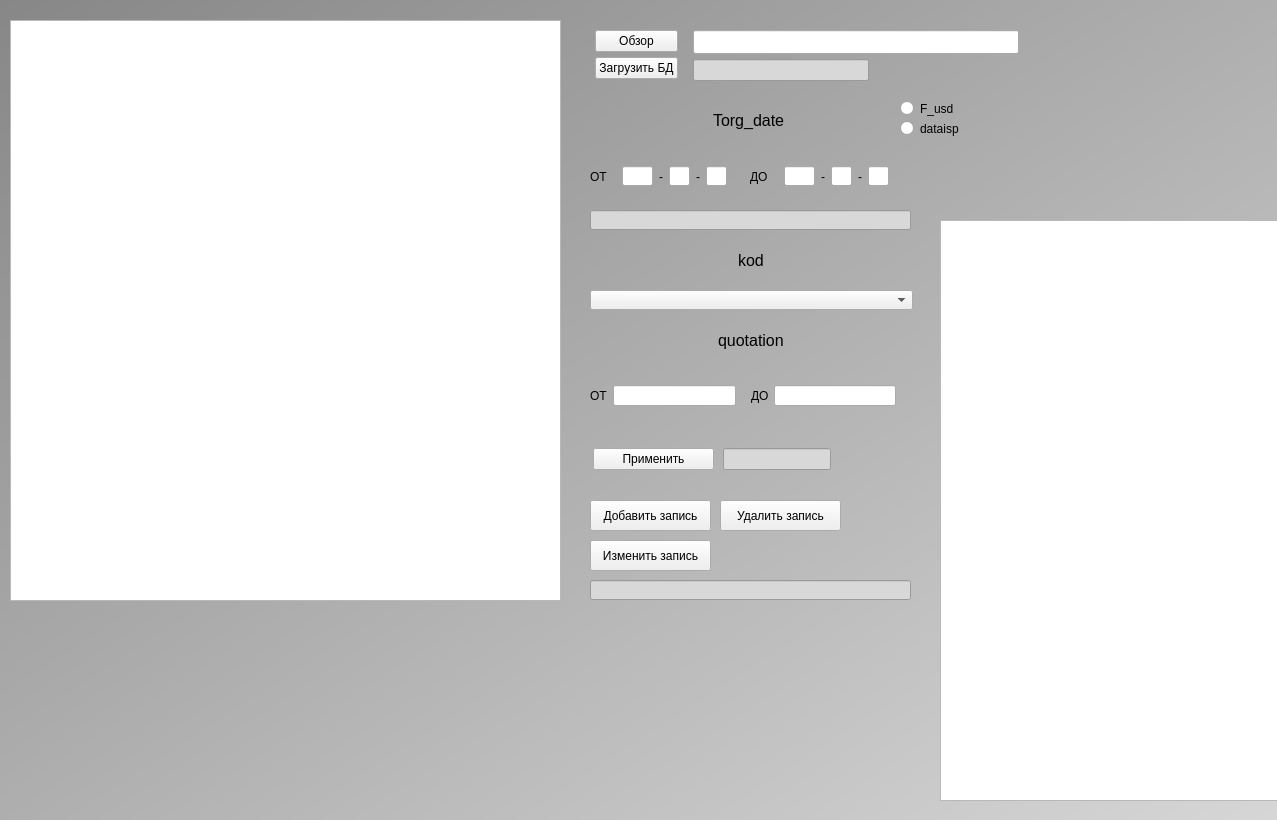
<?xml version="1.0" encoding="UTF-8"?>
<ui version="4.0">
 <class>MainWindow</class>
 <widget class="QMainWindow" name="MainWindow">
  <property name="enabled">
   <bool>true</bool>
  </property>
  <property name="geometry">
   <rect>
    <x>0</x>
    <y>0</y>
    <width>1277</width>
    <height>820</height>
   </rect>
  </property>
  <property name="sizePolicy">
   <sizepolicy hsizetype="Minimum" vsizetype="Minimum">
    <horstretch>255</horstretch>
    <verstretch>255</verstretch>
   </sizepolicy>
  </property>
  <property name="maximumSize">
   <size>
    <width>16777215</width>
    <height>16777215</height>
   </size>
  </property>
  <property name="windowTitle">
   <string>MainWindow</string>
  </property>
  <property name="styleSheet">
   <string notr="true">#centralwidget
{
background-color: qlineargradient(spread:pad, x1:0, y1:0, x2:1, y2:0.989, stop:0 rgba(135, 135, 135, 255), stop:1 rgba(214, 214, 214, 255));}</string>
  </property>
  <widget class="QWidget" name="centralwidget">
   <widget class="QTableView" name="tableDB1">
    <property name="geometry">
     <rect>
      <x>940</x>
      <y>220</y>
      <width>541</width>
      <height>581</height>
     </rect>
    </property>
    <property name="sizePolicy">
     <sizepolicy hsizetype="Minimum" vsizetype="Minimum">
      <horstretch>0</horstretch>
      <verstretch>0</verstretch>
     </sizepolicy>
    </property>
   </widget>
   <widget class="QWidget" name="layoutWidget">
    <property name="geometry">
     <rect>
      <x>590</x>
      <y>20</y>
      <width>439</width>
      <height>71</height>
     </rect>
    </property>
    <layout class="QHBoxLayout" name="horizontalLayout_4">
     <property name="spacing">
      <number>5</number>
     </property>
     <property name="leftMargin">
      <number>5</number>
     </property>
     <property name="topMargin">
      <number>5</number>
     </property>
     <property name="rightMargin">
      <number>5</number>
     </property>
     <property name="bottomMargin">
      <number>5</number>
     </property>
     <item>
      <layout class="QVBoxLayout" name="verticalLayout_2">
       <property name="spacing">
        <number>5</number>
       </property>
       <property name="sizeConstraint">
        <enum>QLayout::SetMaximumSize</enum>
       </property>
       <property name="topMargin">
        <number>5</number>
       </property>
       <property name="rightMargin">
        <number>5</number>
       </property>
       <property name="bottomMargin">
        <number>5</number>
       </property>
       <item>
        <widget class="QPushButton" name="BrowBut">
         <property name="text">
          <string>Обзор</string>
         </property>
        </widget>
       </item>
       <item>
        <widget class="QPushButton" name="loadButDB">
         <property name="text">
          <string>Загрузить БД</string>
         </property>
        </widget>
       </item>
      </layout>
     </item>
     <item>
      <layout class="QVBoxLayout" name="verticalLayout_5">
       <property name="spacing">
        <number>5</number>
       </property>
       <property name="leftMargin">
        <number>5</number>
       </property>
       <property name="topMargin">
        <number>5</number>
       </property>
       <property name="rightMargin">
        <number>5</number>
       </property>
       <property name="bottomMargin">
        <number>5</number>
       </property>
       <item>
        <widget class="QLineEdit" name="BrowLine">
         <property name="sizePolicy">
          <sizepolicy hsizetype="Minimum" vsizetype="Minimum">
           <horstretch>0</horstretch>
           <verstretch>0</verstretch>
          </sizepolicy>
         </property>
        </widget>
       </item>
       <item>
        <layout class="QHBoxLayout" name="horizontalLayout_2">
         <item>
          <widget class="QLineEdit" name="loadButDB_1">
           <property name="enabled">
            <bool>true</bool>
           </property>
           <property name="styleSheet">
            <string notr="true">background-color: rgb(216, 216, 216);</string>
           </property>
           <property name="readOnly">
            <bool>true</bool>
           </property>
          </widget>
         </item>
         <item>
          <spacer name="horizontalSpacer_5">
           <property name="orientation">
            <enum>Qt::Horizontal</enum>
           </property>
           <property name="sizeType">
            <enum>QSizePolicy::Fixed</enum>
           </property>
           <property name="sizeHint" stdset="0">
            <size>
             <width>150</width>
             <height>20</height>
            </size>
           </property>
          </spacer>
         </item>
        </layout>
       </item>
      </layout>
     </item>
    </layout>
   </widget>
   <widget class="QWidget" name="layoutWidget">
    <property name="geometry">
     <rect>
      <x>590</x>
      <y>430</y>
      <width>244</width>
      <height>58</height>
     </rect>
    </property>
    <layout class="QGridLayout" name="gridLayout" rowstretch="0" columnstretch="0,0">
     <property name="leftMargin">
      <number>3</number>
     </property>
     <property name="topMargin">
      <number>3</number>
     </property>
     <property name="rightMargin">
      <number>3</number>
     </property>
     <property name="bottomMargin">
      <number>3</number>
     </property>
     <property name="spacing">
      <number>9</number>
     </property>
     <item row="0" column="0">
      <widget class="QPushButton" name="filterBut">
       <property name="styleSheet">
        <string notr="true"/>
       </property>
       <property name="text">
        <string>Применить</string>
       </property>
      </widget>
     </item>
     <item row="0" column="1">
      <widget class="QLineEdit" name="OutButTable_2">
       <property name="sizePolicy">
        <sizepolicy hsizetype="Fixed" vsizetype="Fixed">
         <horstretch>0</horstretch>
         <verstretch>0</verstretch>
        </sizepolicy>
       </property>
       <property name="styleSheet">
        <string notr="true">background-color: rgb(216, 216, 216);</string>
       </property>
       <property name="readOnly">
        <bool>true</bool>
       </property>
      </widget>
     </item>
    </layout>
   </widget>
   <widget class="QLineEdit" name="Error">
    <property name="geometry">
     <rect>
      <x>590</x>
      <y>210</y>
      <width>321</width>
      <height>20</height>
     </rect>
    </property>
    <property name="sizePolicy">
     <sizepolicy hsizetype="Fixed" vsizetype="Fixed">
      <horstretch>0</horstretch>
      <verstretch>0</verstretch>
     </sizepolicy>
    </property>
    <property name="styleSheet">
     <string notr="true">background-color: rgb(216, 216, 216);</string>
    </property>
    <property name="readOnly">
     <bool>true</bool>
    </property>
   </widget>
   <widget class="QPushButton" name="AddBut">
    <property name="geometry">
     <rect>
      <x>590</x>
      <y>500</y>
      <width>121</width>
      <height>31</height>
     </rect>
    </property>
    <property name="text">
     <string>Добавить запись</string>
    </property>
   </widget>
   <widget class="QPushButton" name="ChangBut">
    <property name="geometry">
     <rect>
      <x>590</x>
      <y>540</y>
      <width>121</width>
      <height>31</height>
     </rect>
    </property>
    <property name="text">
     <string>Изменить запись</string>
    </property>
   </widget>
   <widget class="QWidget" name="layoutWidget">
    <property name="geometry">
     <rect>
      <x>590</x>
      <y>100</y>
      <width>317</width>
      <height>41</height>
     </rect>
    </property>
    <layout class="QHBoxLayout" name="horizontalLayout_11">
     <property name="leftMargin">
      <number>2</number>
     </property>
     <property name="topMargin">
      <number>2</number>
     </property>
     <property name="rightMargin">
      <number>2</number>
     </property>
     <property name="bottomMargin">
      <number>2</number>
     </property>
     <item>
      <spacer name="horizontalSpacer">
       <property name="orientation">
        <enum>Qt::Horizontal</enum>
       </property>
       <property name="sizeHint" stdset="0">
        <size>
         <width>40</width>
         <height>20</height>
        </size>
       </property>
      </spacer>
     </item>
     <item>
      <widget class="QLabel" name="label_3">
       <property name="font">
        <font>
         <pointsize>12</pointsize>
        </font>
       </property>
       <property name="text">
        <string>Torg_date</string>
       </property>
      </widget>
     </item>
     <item>
      <spacer name="horizontalSpacer_2">
       <property name="orientation">
        <enum>Qt::Horizontal</enum>
       </property>
       <property name="sizeHint" stdset="0">
        <size>
         <width>40</width>
         <height>20</height>
        </size>
       </property>
      </spacer>
     </item>
    </layout>
   </widget>
   <widget class="QWidget" name="layoutWidget">
    <property name="geometry">
     <rect>
      <x>750</x>
      <y>150</y>
      <width>154</width>
      <height>53</height>
     </rect>
    </property>
    <layout class="QHBoxLayout" name="horizontalLayout_3">
     <property name="leftMargin">
      <number>0</number>
     </property>
     <property name="topMargin">
      <number>10</number>
     </property>
     <property name="rightMargin">
      <number>10</number>
     </property>
     <property name="bottomMargin">
      <number>10</number>
     </property>
     <item>
      <widget class="QLabel" name="label_6">
       <property name="text">
        <string>ДО</string>
       </property>
      </widget>
     </item>
     <item>
      <layout class="QHBoxLayout" name="horizontalLayout_5">
       <property name="leftMargin">
        <number>5</number>
       </property>
       <property name="topMargin">
        <number>5</number>
       </property>
       <property name="rightMargin">
        <number>5</number>
       </property>
       <property name="bottomMargin">
        <number>5</number>
       </property>
       <item>
        <widget class="QLineEdit" name="filterDate2_age">
         <property name="sizePolicy">
          <sizepolicy hsizetype="Preferred" vsizetype="Fixed">
           <horstretch>0</horstretch>
           <verstretch>0</verstretch>
          </sizepolicy>
         </property>
         <property name="maximumSize">
          <size>
           <width>31</width>
           <height>20</height>
          </size>
         </property>
         <property name="text">
          <string/>
         </property>
         <property name="maxLength">
          <number>4</number>
         </property>
        </widget>
       </item>
       <item>
        <widget class="QLabel" name="label_2">
         <property name="styleSheet">
          <string notr="true">font: 14pt &quot;MS Shell Dlg 2&quot;;</string>
         </property>
         <property name="text">
          <string>-</string>
         </property>
        </widget>
       </item>
       <item>
        <widget class="QLineEdit" name="filterDate2_month">
         <property name="sizePolicy">
          <sizepolicy hsizetype="Fixed" vsizetype="Fixed">
           <horstretch>0</horstretch>
           <verstretch>0</verstretch>
          </sizepolicy>
         </property>
         <property name="maximumSize">
          <size>
           <width>21</width>
           <height>20</height>
          </size>
         </property>
         <property name="text">
          <string/>
         </property>
         <property name="maxLength">
          <number>2</number>
         </property>
        </widget>
       </item>
       <item>
        <widget class="QLabel" name="label_4">
         <property name="styleSheet">
          <string notr="true">font: 14pt &quot;MS Shell Dlg 2&quot;;</string>
         </property>
         <property name="text">
          <string>-</string>
         </property>
        </widget>
       </item>
       <item>
        <widget class="QLineEdit" name="filterDate2_day">
         <property name="sizePolicy">
          <sizepolicy hsizetype="Fixed" vsizetype="Fixed">
           <horstretch>0</horstretch>
           <verstretch>0</verstretch>
          </sizepolicy>
         </property>
         <property name="maximumSize">
          <size>
           <width>21</width>
           <height>20</height>
          </size>
         </property>
         <property name="text">
          <string/>
         </property>
         <property name="maxLength">
          <number>2</number>
         </property>
        </widget>
       </item>
      </layout>
     </item>
    </layout>
   </widget>
   <widget class="QWidget" name="layoutWidget">
    <property name="geometry">
     <rect>
      <x>590</x>
      <y>150</y>
      <width>152</width>
      <height>53</height>
     </rect>
    </property>
    <layout class="QHBoxLayout" name="horizontalLayout">
     <property name="leftMargin">
      <number>0</number>
     </property>
     <property name="topMargin">
      <number>10</number>
     </property>
     <property name="rightMargin">
      <number>10</number>
     </property>
     <property name="bottomMargin">
      <number>10</number>
     </property>
     <item>
      <widget class="QLabel" name="label">
       <property name="text">
        <string>ОТ</string>
       </property>
      </widget>
     </item>
     <item>
      <layout class="QHBoxLayout" name="horizontalLayout_6">
       <property name="leftMargin">
        <number>5</number>
       </property>
       <property name="topMargin">
        <number>5</number>
       </property>
       <property name="rightMargin">
        <number>5</number>
       </property>
       <property name="bottomMargin">
        <number>5</number>
       </property>
       <item>
        <widget class="QLineEdit" name="filterDate1_age">
         <property name="sizePolicy">
          <sizepolicy hsizetype="Preferred" vsizetype="Fixed">
           <horstretch>0</horstretch>
           <verstretch>0</verstretch>
          </sizepolicy>
         </property>
         <property name="maximumSize">
          <size>
           <width>31</width>
           <height>20</height>
          </size>
         </property>
         <property name="text">
          <string/>
         </property>
         <property name="maxLength">
          <number>4</number>
         </property>
        </widget>
       </item>
       <item>
        <widget class="QLabel" name="label_5">
         <property name="styleSheet">
          <string notr="true">font: 14pt &quot;MS Shell Dlg 2&quot;;</string>
         </property>
         <property name="text">
          <string>-</string>
         </property>
        </widget>
       </item>
       <item>
        <widget class="QLineEdit" name="filterDate1_month">
         <property name="sizePolicy">
          <sizepolicy hsizetype="Fixed" vsizetype="Fixed">
           <horstretch>0</horstretch>
           <verstretch>0</verstretch>
          </sizepolicy>
         </property>
         <property name="maximumSize">
          <size>
           <width>21</width>
           <height>20</height>
          </size>
         </property>
         <property name="text">
          <string/>
         </property>
         <property name="maxLength">
          <number>2</number>
         </property>
        </widget>
       </item>
       <item>
        <widget class="QLabel" name="label_7">
         <property name="styleSheet">
          <string notr="true">font: 14pt &quot;MS Shell Dlg 2&quot;;</string>
         </property>
         <property name="text">
          <string>-</string>
         </property>
        </widget>
       </item>
       <item>
        <widget class="QLineEdit" name="filterDate1_day">
         <property name="sizePolicy">
          <sizepolicy hsizetype="Fixed" vsizetype="Fixed">
           <horstretch>0</horstretch>
           <verstretch>0</verstretch>
          </sizepolicy>
         </property>
         <property name="maximumSize">
          <size>
           <width>21</width>
           <height>20</height>
          </size>
         </property>
         <property name="text">
          <string/>
         </property>
         <property name="maxLength">
          <number>2</number>
         </property>
        </widget>
       </item>
      </layout>
     </item>
    </layout>
   </widget>
   <widget class="QComboBox" name="KodBox">
    <property name="geometry">
     <rect>
      <x>590</x>
      <y>290</y>
      <width>323</width>
      <height>20</height>
     </rect>
    </property>
   </widget>
   <widget class="QWidget" name="layoutWidget">
    <property name="geometry">
     <rect>
      <x>590</x>
      <y>320</y>
      <width>321</width>
      <height>41</height>
     </rect>
    </property>
    <layout class="QHBoxLayout" name="horizontalLayout_12">
     <item>
      <spacer name="horizontalSpacer_3">
       <property name="orientation">
        <enum>Qt::Horizontal</enum>
       </property>
       <property name="sizeHint" stdset="0">
        <size>
         <width>40</width>
         <height>20</height>
        </size>
       </property>
      </spacer>
     </item>
     <item>
      <widget class="QLabel" name="label_9">
       <property name="font">
        <font>
         <pointsize>12</pointsize>
        </font>
       </property>
       <property name="text">
        <string>quotation</string>
       </property>
      </widget>
     </item>
     <item>
      <spacer name="horizontalSpacer_4">
       <property name="orientation">
        <enum>Qt::Horizontal</enum>
       </property>
       <property name="sizeHint" stdset="0">
        <size>
         <width>40</width>
         <height>20</height>
        </size>
       </property>
      </spacer>
     </item>
    </layout>
   </widget>
   <widget class="QWidget" name="layoutWidget">
    <property name="geometry">
     <rect>
      <x>590</x>
      <y>370</y>
      <width>321</width>
      <height>51</height>
     </rect>
    </property>
    <layout class="QHBoxLayout" name="horizontalLayout_8">
     <property name="spacing">
      <number>5</number>
     </property>
     <property name="topMargin">
      <number>5</number>
     </property>
     <property name="rightMargin">
      <number>5</number>
     </property>
     <property name="bottomMargin">
      <number>5</number>
     </property>
     <item>
      <layout class="QHBoxLayout" name="horizontalLayout_9">
       <property name="leftMargin">
        <number>0</number>
       </property>
       <property name="topMargin">
        <number>10</number>
       </property>
       <property name="rightMargin">
        <number>10</number>
       </property>
       <property name="bottomMargin">
        <number>10</number>
       </property>
       <item>
        <widget class="QLabel" name="label_10">
         <property name="text">
          <string>ОТ</string>
         </property>
        </widget>
       </item>
       <item>
        <widget class="QLineEdit" name="filterq1"/>
       </item>
      </layout>
     </item>
     <item>
      <layout class="QHBoxLayout" name="horizontalLayout_10">
       <property name="leftMargin">
        <number>0</number>
       </property>
       <property name="topMargin">
        <number>10</number>
       </property>
       <property name="rightMargin">
        <number>10</number>
       </property>
       <property name="bottomMargin">
        <number>10</number>
       </property>
       <item>
        <widget class="QLabel" name="label_11">
         <property name="text">
          <string>ДО</string>
         </property>
        </widget>
       </item>
       <item>
        <widget class="QLineEdit" name="filterq2"/>
       </item>
      </layout>
     </item>
    </layout>
   </widget>
   <widget class="QWidget" name="layoutWidget_2">
    <property name="geometry">
     <rect>
      <x>590</x>
      <y>240</y>
      <width>321</width>
      <height>41</height>
     </rect>
    </property>
    <layout class="QHBoxLayout" name="horizontalLayout_13">
     <property name="leftMargin">
      <number>2</number>
     </property>
     <property name="topMargin">
      <number>2</number>
     </property>
     <property name="rightMargin">
      <number>2</number>
     </property>
     <property name="bottomMargin">
      <number>2</number>
     </property>
     <item>
      <spacer name="horizontalSpacer_6">
       <property name="orientation">
        <enum>Qt::Horizontal</enum>
       </property>
       <property name="sizeHint" stdset="0">
        <size>
         <width>40</width>
         <height>20</height>
        </size>
       </property>
      </spacer>
     </item>
     <item>
      <widget class="QLabel" name="label_12">
       <property name="font">
        <font>
         <pointsize>12</pointsize>
        </font>
       </property>
       <property name="text">
        <string>kod</string>
       </property>
      </widget>
     </item>
     <item>
      <spacer name="horizontalSpacer_7">
       <property name="orientation">
        <enum>Qt::Horizontal</enum>
       </property>
       <property name="sizeHint" stdset="0">
        <size>
         <width>40</width>
         <height>20</height>
        </size>
       </property>
      </spacer>
     </item>
    </layout>
   </widget>
   <widget class="QPushButton" name="DelBut">
    <property name="geometry">
     <rect>
      <x>720</x>
      <y>500</y>
      <width>121</width>
      <height>31</height>
     </rect>
    </property>
    <property name="text">
     <string>Удалить запись</string>
    </property>
   </widget>
   <widget class="QLineEdit" name="ErrorBUT">
    <property name="geometry">
     <rect>
      <x>590</x>
      <y>580</y>
      <width>321</width>
      <height>20</height>
     </rect>
    </property>
    <property name="sizePolicy">
     <sizepolicy hsizetype="Fixed" vsizetype="Fixed">
      <horstretch>0</horstretch>
      <verstretch>0</verstretch>
     </sizepolicy>
    </property>
    <property name="styleSheet">
     <string notr="true">background-color: rgb(216, 216, 216);</string>
    </property>
    <property name="readOnly">
     <bool>true</bool>
    </property>
   </widget>
   <widget class="QRadioButton" name="RB2">
    <property name="geometry">
     <rect>
      <x>900</x>
      <y>120</y>
      <width>82</width>
      <height>17</height>
     </rect>
    </property>
    <property name="text">
     <string>dataisp</string>
    </property>
   </widget>
   <widget class="QRadioButton" name="RB1">
    <property name="geometry">
     <rect>
      <x>900</x>
      <y>100</y>
      <width>82</width>
      <height>17</height>
     </rect>
    </property>
    <property name="text">
     <string>F_usd</string>
    </property>
   </widget>
   <widget class="QTableWidget" name="tableDB">
    <property name="geometry">
     <rect>
      <x>10</x>
      <y>20</y>
      <width>551</width>
      <height>581</height>
     </rect>
    </property>
   </widget>
  </widget>
  <action name="action">
   <property name="text">
    <string>Открыть</string>
   </property>
  </action>
 </widget>
 <resources/>
 <connections/>
</ui>
